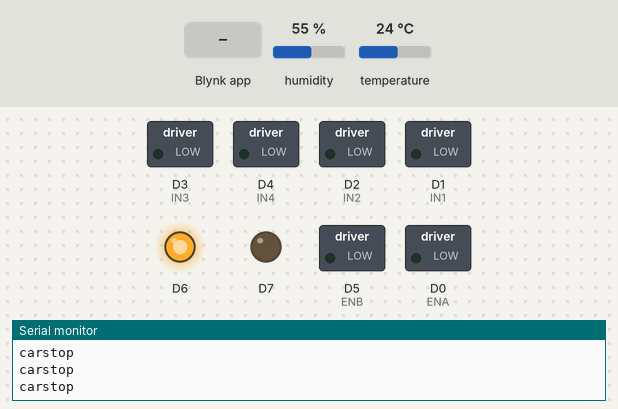
Simulated run of this sketch. Board: ESP8266 (NodeMCU). On the bench: switched loads named in the sketch (green lamp = pin HIGH), output pins drawn as LEDs (lit = HIGH), the last lines printed to the serial monitor. The inputs (shaded band) are chosen by the test bench; at power-on: humidity 55 %, temperature 24 °C. WiFi joins after 1.5 s; servers stay silent unless stated.

Above: at 3.0 s.
3.1 s: Blynk app writes 1 to V0
At 4.1 s:
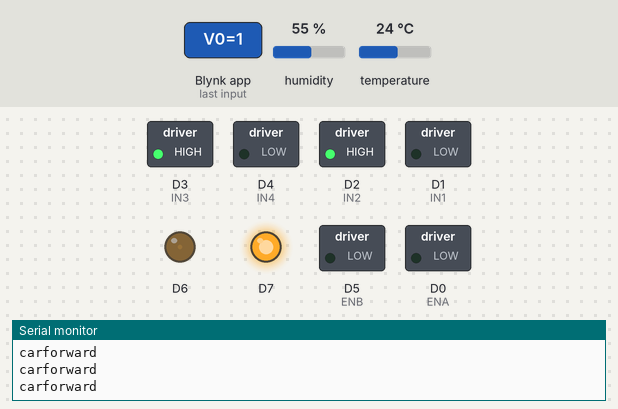
9.3 s: Blynk app writes 0 to V0
At 9.7 s:
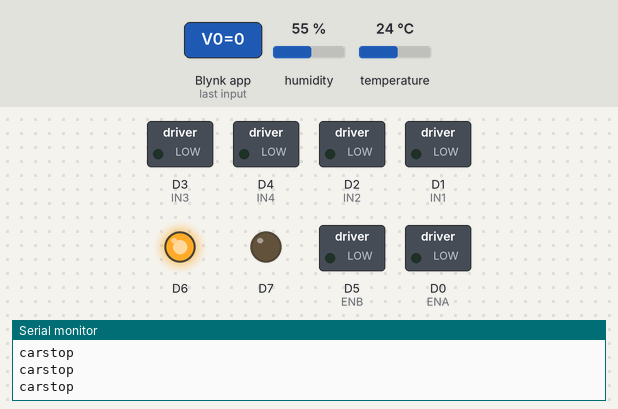
10.8 s: Blynk app writes 200 to V0
At 11.6 s:
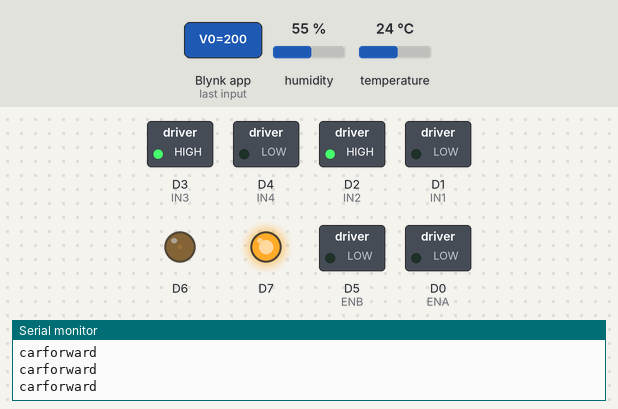
14.3 s: Blynk app writes 1 to V4
At 15.7 s:
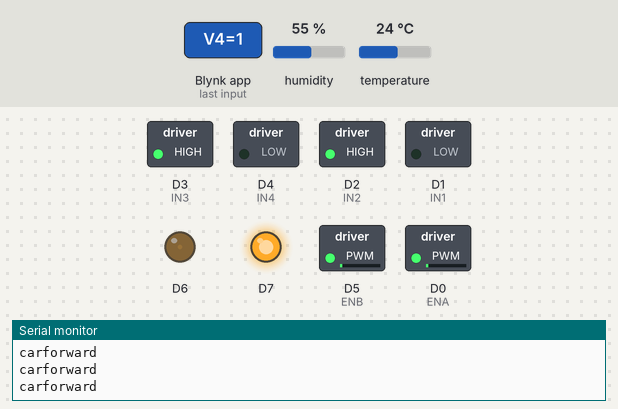
21.3 s: Blynk app writes 200 to V4
At 22.0 s:
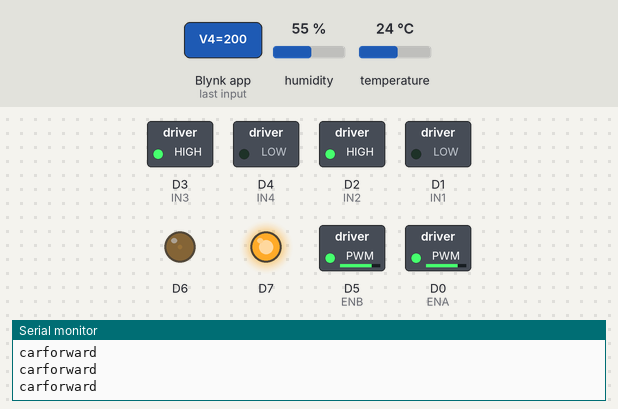
27.3 s: Blynk app writes 0 to V0
At 28.8 s:
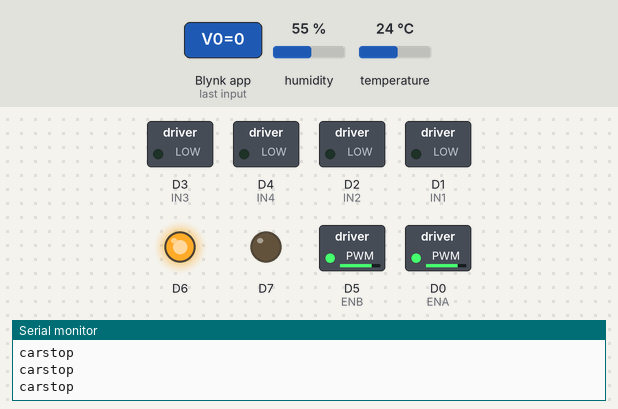
Timing chart, 0 to 29.8 s (numbered marks = the images above; inputs shaded):
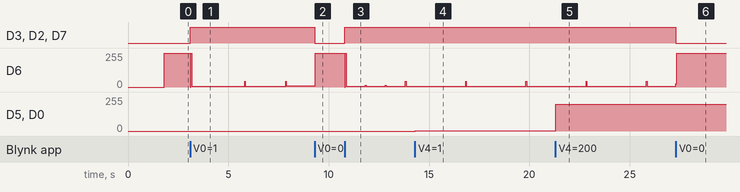

Measured:
- after the input at 3.1 s, D3 (IN3), D2 (IN2), D7: LOW → HIGH at once; D6: 255/255 → 6/255 at once, → 8/255 4.7 s later
- after the input at 9.3 s, D3 (IN3), D2 (IN2), D7: HIGH → LOW at once; D6: 8/255 → 255/255 at once
- after the input at 10.8 s, D3 (IN3), D2 (IN2), D7: LOW → HIGH at once
- after the input at 14.3 s, D5 (ENB), D0 (ENA): 0/255 → 1/255 at once
- after the input at 21.3 s, D5 (ENB), D0 (ENA): 1/255 → 200/255 at once
- after the input at 27.3 s, D3 (IN3), D2 (IN2), D7: HIGH → LOW at once

The sketch:

wifi_car.ino
```cpp
/*Nodemcu ESP8266 WIFI control car.
*/

#define BLYNK_PRINT Serial
#include <ESP8266WiFi.h>
#include <BlynkSimpleEsp8266.h>

//For temperature sensor
#include <DHT.h>


//Motor PINs
#define ENA D0
#define IN1 D1
#define IN2 D2
#define IN3 D3
#define IN4 D4
#define ENB D5

//For temperature sensor
#define DHTPIN D8
#define DHTTYPE DHT12
DHT dht(DHTPIN, DHTTYPE);


bool forward = 0;
bool backward = 0;
bool left = 0;
bool right = 0;
int Speed;
char auth[] = "O7SZvgx1vSpWFEQF1PswAolB0RFY3uOF"; //Enter your Blynk application auth token
char ssid[] = "tejkiran"; //Enter your WIFI name
char pass[] = "tejkiran"; //Enter your WIFI passowrd

//For temperature sensor
BlynkTimer timer;


void setup() {
  Serial.begin(9600);
  pinMode(ENA, OUTPUT);
  pinMode(IN1, OUTPUT);
  pinMode(IN2, OUTPUT);
  pinMode(IN3, OUTPUT);
  pinMode(IN4, OUTPUT);
  pinMode(ENB, OUTPUT);
  pinMode(D7, OUTPUT);
  pinMode(D6,OUTPUT);
  pinMode(D8,OUTPUT);

  Blynk.begin(auth, ssid, pass);


//For temperature sensor
  dht.begin();
  // Setup a function to be called every second
  timer.setInterval(1000L, sendSensor);
}

BLYNK_WRITE(V0) {
  forward = param.asInt();
}

BLYNK_WRITE(V1) {
  backward = param.asInt();
}

BLYNK_WRITE(V2) {
  left = param.asInt();
}

BLYNK_WRITE(V3) {
  right = param.asInt();
}

BLYNK_WRITE(V4) {
  Speed = param.asInt();
}

void smartcar() {
  if (forward == 1) {
    carforward();
    Serial.println("carforward");
  } else if (backward == 1) {
    carbackward();
    Serial.println("carbackward");
  } else if (left == 1) {
    carturnleft();
    Serial.println("carfleft");
  } else if (right == 1) {
    carturnright();
    Serial.println("carright");
  } else if (forward == 0 && backward == 0 && left == 0 && right == 0) {
    carStop();
    Serial.println("carstop");
  }
}
void loop() {
  Blynk.run();
  smartcar();
  digitalWrite(D6,HIGH);

  //For temperature sensor
  timer.run();
}
 //For temperature sensor
void sendSensor()
{
  float h = dht.readHumidity();
  float t = dht.readTemperature(); // or dht.readTemperature(true) for Fahrenheit

  if (isnan(h) || isnan(t)) {
    Serial.println("Failed to read from DHT sensor!");
    return;
  }
  // You can send any value at any time.
  // Please don't send more that 10 values per second.
  Blynk.virtualWrite(V5, h);
  Blynk.virtualWrite(V6, t);
}

void carforward() {
  analogWrite(ENA, Speed);
  analogWrite(ENB, Speed);
  digitalWrite(IN1, LOW);
  digitalWrite(IN2, HIGH);
  digitalWrite(IN3, HIGH);
  digitalWrite(IN4, LOW);
  digitalWrite(D6, LOW);
  digitalWrite(D7, HIGH);
}
void carbackward() {
  analogWrite(ENA, Speed);
  analogWrite(ENB, Speed);
  digitalWrite(IN1, HIGH);
  digitalWrite(IN2, LOW);
  digitalWrite(IN3, LOW);
  digitalWrite(IN4, HIGH);
  digitalWrite(D6, HIGH);
  digitalWrite(D7, LOW);
}
void carturnleft() {
  analogWrite(ENA, Speed);
  analogWrite(ENB, Speed);
  digitalWrite(IN1, HIGH);
  digitalWrite(IN2, LOW);
  digitalWrite(IN3, HIGH);
  digitalWrite(IN4, LOW);
  digitalWrite(D6, LOW);
  digitalWrite(D7, HIGH);
}
void carturnright() {
  analogWrite(ENA, Speed);
  analogWrite(ENB, Speed);
  digitalWrite(IN1, LOW);
  digitalWrite(IN2, HIGH);
  digitalWrite(IN3, LOW);
  digitalWrite(IN4, HIGH);
  digitalWrite(D6, LOW);
  digitalWrite(D7, HIGH);
}
void carStop() {
  digitalWrite(IN1, LOW);
  digitalWrite(IN2, LOW);
  digitalWrite(IN3, LOW);
  digitalWrite(IN4, LOW);
  digitalWrite(D6, HIGH);
  digitalWrite(D7, LOW);
}
```
